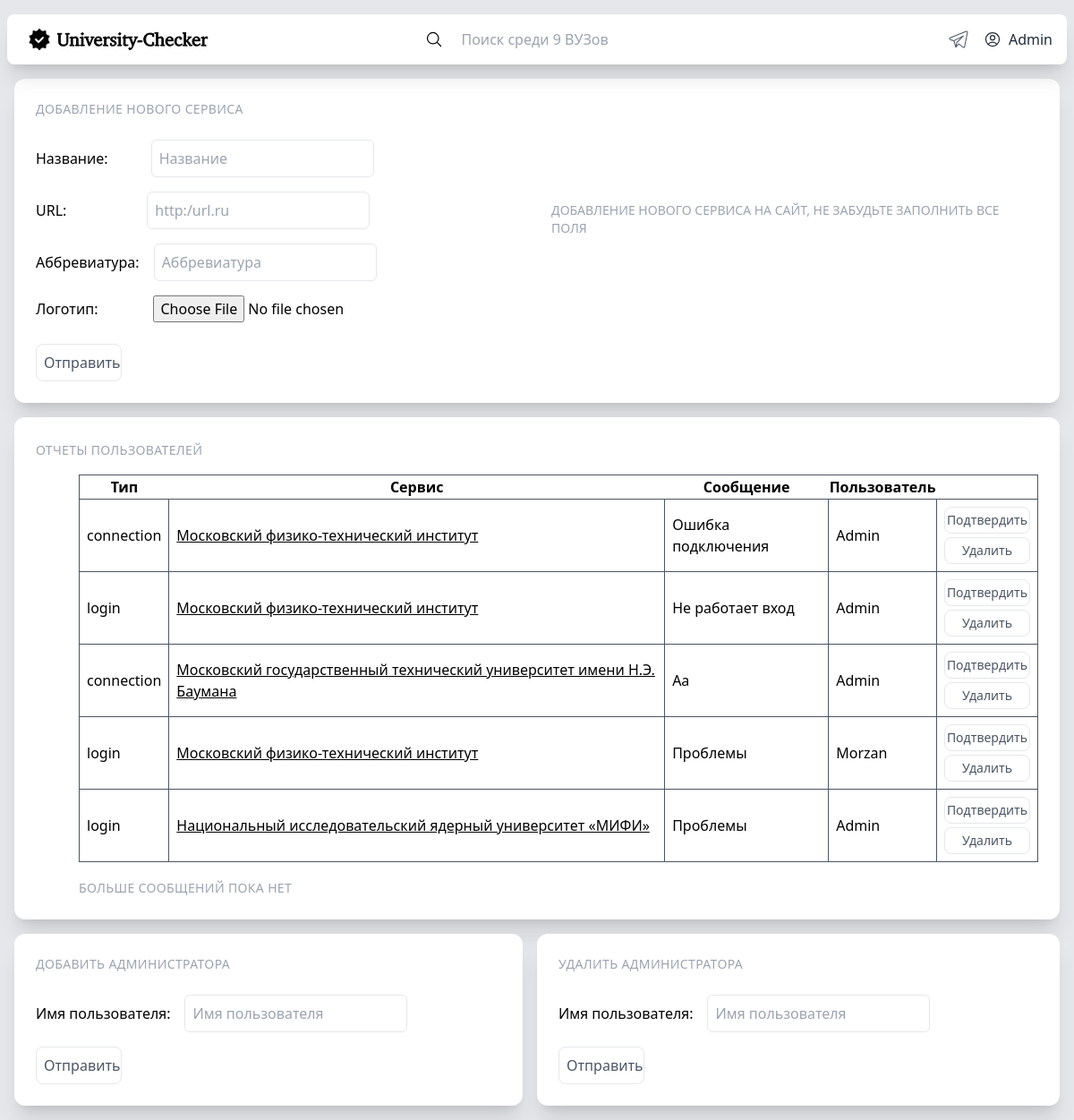
Before: /admin_panel/ (signed in) with the older database file.
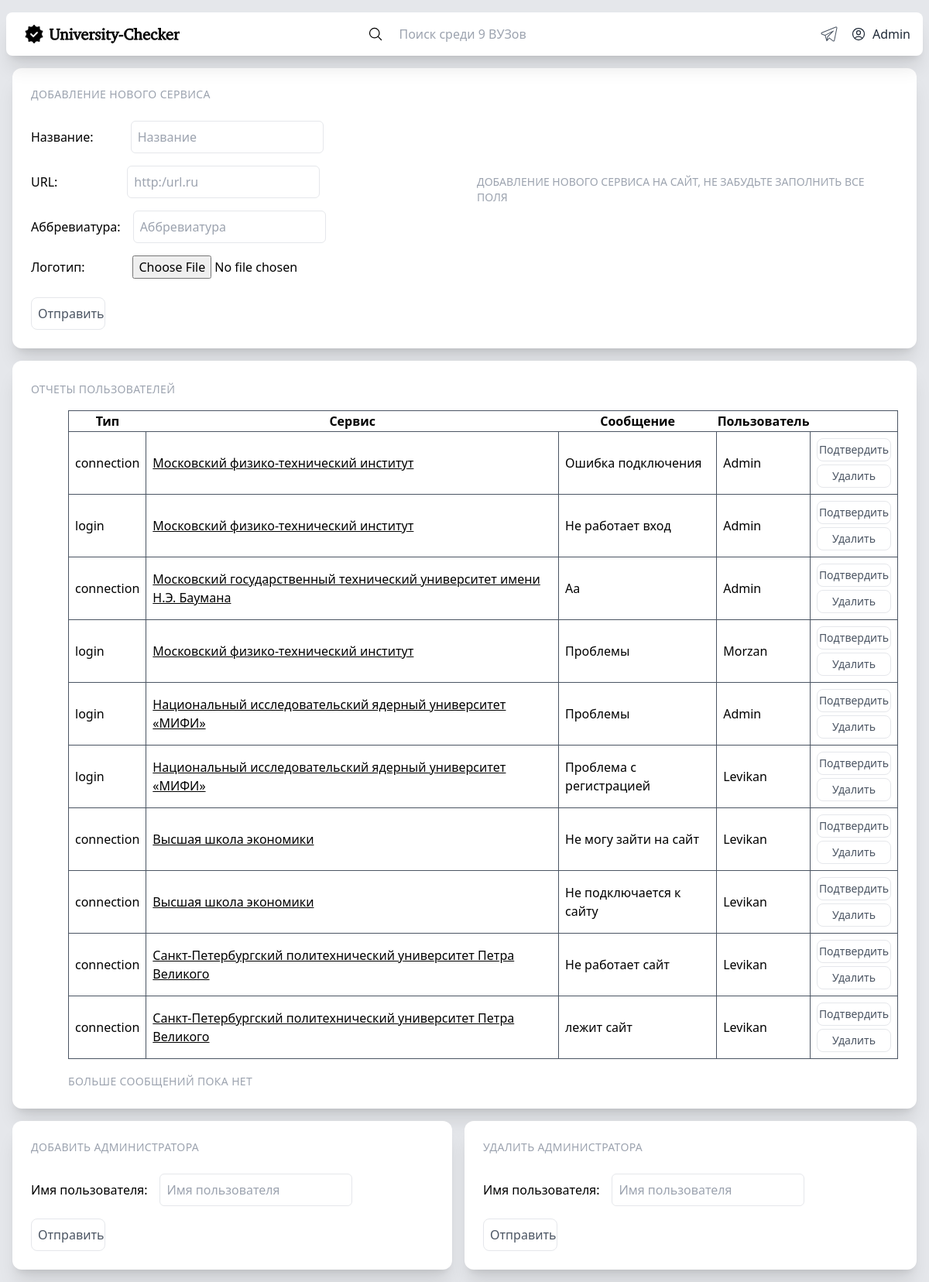
After: the same page with the newer database file.
### models/models.py (models this page shows, shortened)
class User(AbstractBaseUser, PermissionsMixin):
    username = models.CharField(unique=True,  verbose_name='username', max_length=20, null=True)
    email = models.EmailField(unique=True, null=True, verbose_name='email')
    subscribes = models.CharField(null=True, max_length=9999)
    tgid = models.CharField(unique=True, null=True, max_length=50)
    is_staff = models.BooleanField(
        _('staff status'),
        default=False,
        help_text=_('Designates whether the user can log into this site.'),
    )
    is_active = models.BooleanField(
        _('active'),
        default=True,
        help_text=_(
            'Designates whether this user should be treated as active. '
            'Unselect this instead of deleting accounts.'
        ),
    )
    is_confirmed = models.BooleanField(
        _('confirmed'),
        default=False,
    )
    USERNAME_FIELD = 'username'
    REQUIRED_FIELDS = ['email']
    objects = MyUserManager()
    def __str__(self):
        return str(self.username)

class Report(models.Model):
    users_name = models.CharField(max_length=25, verbose_name="users_name", unique=False)
    types = models.CharField(max_length=200, null=True,  verbose_name="types", unique=False)
    message = models.CharField(max_length=200, null=True, unique=False)
    service_slug = models.SlugField(max_length=255, null=True, unique=False)
    is_moderated = models.BooleanField(default=False, unique=False)
    time = models.CharField(max_length=200, null=True,  verbose_name="time", unique=False)

class Service(models.Model):
    name = models.CharField(max_length=25, db_index=True, unique=True, verbose_name="name")
    url = models.URLField(max_length=25, unique=True)
    status = models.CharField(max_length=999999, default = None,null=True)
    reports = models.CharField(max_length=999999, default = None,null=True)
    time = models.CharField(max_length=999999, default = None,null=True)
    slug = models.SlugField(max_length=255, unique=True, db_index=True)
    image = models.FileField(null=True)
    abbreviation = models.CharField(unique=True, max_length=255, null=True)

### core/views.py (the view)
# urls.py: path("admin_panel/", core_views.admin_panel),#рендерит админ панель
def admin_panel(request, **kwargs):
    reports = Report.objects.exclude(message="").exclude(is_moderated=True).values("id","types", "service_slug", "message", "users_name")
    reports = list(reports)
    for report in reports:
        slug = report['service_slug']
        service = Service.objects.get(slug=slug)
        url = service.url
        report['service_slug'] = url
        report['service_name'] = service.name
    print(reports)
    user = request.user
    if user.is_staff == True:
        return render(request, 'admin_panel.html', {"reports": reports, "count": count_services(),})
    else:
        return redirect("/")

### core/views.py (called while the page is built)
def count_services():
    count = Service.objects.all().count()
    return count

### core/templates/admin_panel.html (shortened to what this page needs)
<!DOCTYPE html>
<html lang="en">
<head>
    <script src="https://cdn.tailwindcss.com"></script>
</head>
<body>
    <div class="absolute md:w-full min-w-screen md:min-h-screen  h-auto flex bg-gray-200">
        <div class="shrink flex flex-col w-full min-h-screen max-w-screen-xl">
            <div class="shrink flex w-full sticky top-0 px-2 z-50">
                <div class="rounded-lg bg-white mt-4 shadow-xl p-2 w-full flex">
                    <div class="shrink flex">
                        <a href="/">
                        <div class="flex py-2 pl-2 pr-4 md:px-4 rounded-lg hover:bg-gray-100 cursor-pointer duration-100 text-gray-800 font-medium">
                            <img src="/static/favicon.ico" class="hidden md:flex rounded w-6 place-self-center mr-2">
                        </div></a>
                    </div>
                    <div class="grow flex w-full">
                        <form action="/search/" method="POST" class="flex mx-auto w-auto">
                            <button class="hover:text-neutral-500" type="submit" value="" >
                            <svg xmlns="http://www.w3.org/2000/svg" fill="none" viewBox="0 0 24 24" stroke-width="1.5" stroke="currentColor" class="w-5 h-5 place-self-center mr-2">
                                <path stroke-linecap="round" stroke-linejoin="round" d="M21 21l-5.197-5.197m0 0A7.5 7.5 0 105.196 5.196a7.5 7.5 0 0010.607 10.607z" />
                            </svg></button>
                            <input name="search" autocomplete="off" class="flex mx-auto py-2 px-2  rounded-lg w-80  hover:bg-gray-100 cursor-pointer duration-100 text-gray-600 outline-0 placeholder:px-1 " placeholder="Поиск среди {{count}} ВУЗов"/>
                        </form>
                    </div>
                    <a target="_blank" href="https://t.me/university_checker_bot">
                    <div class="w-18 flex py-2 px-2 rounded-lg hover:bg-gray-100 cursor-pointer duration-100 text-gray-800">
                    </div>
                    </a>
                    {% if not user.is_authenticated %}
                    <a href="/login/">
                    <div class="shrink flex">
                        <div class="flex py-2 px-2 rounded-lg hover:bg-gray-100 cursor-pointer duration-100 text-gray-800 font-medium">
                            <svg xmlns="http://www.w3.org/2000/svg" fill="none" viewBox="0 0 24 24" stroke-width="1.5" stroke="currentColor" class="w-5 h-5 place-self-center mr-2">
                                <path stroke-linecap="round" stroke-linejoin="round" d="M17.982 18.725A7.488 7.488 0 0012 15.75a7.488 7.488 0 00-5.982 2.975m11.963 0a9 9 0 10-11.963 0m11.963 0A8.966 8.966 0 0112 21a8.966 8.966 0 01-5.982-2.275M15 9.75a3 3 0 11-6 0 3 3 0 016 0z" />
                            </svg>
                            <p>
                                Авторизация
                            </p>
                        </div>
                    </div></a>
                    {% elif user.is_authenticated and user.is_confirmed%}
                    <a href="/account/">
                        <div class="shrink flex">
                            <div class="flex py-2 px-2 rounded-lg hover:bg-gray-100 cursor-pointer duration-100 text-gray-800 font-medium">
                                <p>
                                    {{user}}
                                </p>
                            </div>
                        </div></a>
                    {%endif%}
                </div>
            </div>
            <div class="grow flex flex-col w-full mb-2">
                <div class="bg-white shadow-xl rounded-xl h-auto p-6 m-4 z-0 hover:shadow-4xl  ">
                    <div class="grid md:grid-cols-2 col-span-2">
                        <div class="flex flex-col">
                            <span class="uppercase text-gray-400 text-sm mb-4 tracking-wide">Добавление нового сервиса</span>
                            <form class="flex flex-col" method="post" action={% url 'add_service' %} enctype=multipart/form-data>
                                <p class="my-2 flex items-center">Название:<br> <input class="ml-12 resize-none p-2 outline-none rounded-md border border-gray-200 " required name="name" placeholder="Название"/></p>
                                <p class="my-2 flex items-center">URL:<br> <input class="ml-[90px] resize-none p-2 outline-none rounded-md border border-gray-200 " required name="url" placeholder="http:/url.ru"/></p>
                                <p class="my-2 flex items-center">Аббревиатура:<br> <input class="ml-4 resize-none p-2 outline-none rounded-md border border-gray-200 " required name="abbriviation" placeholder="Аббревиатура"/></p>
                                <p class="my-2 flex items-center">Логотип:<br><input class="ml-[62px]" required name="img" value="" type="file"/></p>
                                <input class="flex  text-gray-600  place-content-center p-2 border border-gray-200 rounded-lg hover:shadow-lg hover:cursor-pointer duration-100 w-24 mt-4 mr-auto" type="submit" value="Отправить"/>
                            </form>
                        </div>
                        <div class="flex md:mt-0 my-8 text-lg flex-col justify-center place-items-center p-4">
                            <span class="uppercase text-gray-400 text-sm mb-4">Добавление нового сервиса на сайт, не забудьте заполнить все поля</span>
                        </div>
                    </div>
                </div>
                <div class="bg-white shadow-xl rounded-xl h-auto p-6 mx-4 z-0 hover:shadow-4xl  ">
                    <span class="uppercase text-gray-400 text-sm mb-4 tracking-wide">Отчеты пользователей</span>
                    <table class="mt-4 mb-4 md:ml-12 border border-gray-600">
                        <tr><th>Тип</th><th>Сервис</th><th>Сообщение</th><th>Пользователь</th></tr>
                    {% for report in reports%}
                        <tr class="p-2 border border-gray-600"><td class="p-2 border border-gray-600">{{report.types}}</td><td class="p-2 border border-gray-600"><a href="{{report.service_slug}} " class="underline underline-offset-1">{{report.service_name}}</a></td><td class="p-2 border border-gray-600">{{report.message}}</td><td class="p-2 border border-gray-600">{{report.users_name}}</td>
                            <td class="text-sm p-2 border border-gray-600">
                                <form action="/moderate_report&{{report.id}}" method="post">
                                    <button name="button" class="flex mb-1 text-gray-600  place-content-center p-1 border border-gray-200 rounded-lg hover:shadow-lg hover:cursor-pointer duration-100  w-24 m-auto">Подтвердить</button>
                                </form>
                                <form action="/cancel_report&{{report.id}}" method="post">
                                    <button name="button" class="flex  text-gray-600  place-content-center p-1 border border-gray-200 rounded-lg hover:shadow-lg hover:cursor-pointer duration-100 w-24 m-auto">Удалить</button>
                                </form>
                            </td>
                        </tr>
                    {% endfor %}
                    </table>
                    <span class="uppercase text-gray-400 text-sm mt-8 pt-4 md:ml-12 tracking-wide">Больше сообщений пока нет </span>
                </div>
                <div class="grid md:grid-cols-2 col-span-2">
                    <div class="bg-white flex flex-col shadow-xl rounded-xl h-auto p-6 mx-4 mt-4 z-0 hover:shadow-4xl  ">
                        <span class="uppercase text-gray-400 text-sm mb-4 tracking-wide">Добавить администратора</span>
                        <form action="/addmin/" method="post">
                            <p class="my-2 flex items-center">Имя пользователя:<br> <input class="ml-4 resize-none p-2 outline-none rounded-md border border-gray-200 " required name="u" placeholder="Имя пользователя"/></p>
                            <input class="flex  text-gray-600  place-content-center p-2 border border-gray-200 rounded-lg hover:shadow-lg hover:cursor-pointer duration-100 w-24 mt-4 mr-auto" type="submit" value="Отправить"/>
                        </form>
                    </div>
                    <div class="bg-white flex flex-col shadow-xl rounded-xl h-auto p-6 mr-4 mt-4 z-0 hover:shadow-4xl  ">
                        <span class="uppercase text-gray-400 text-sm mb-4 tracking-wide">Удалить администратора</span>
                        <form action="/addmindel/" method="post">
                            <p class="my-2 flex items-center">Имя пользователя:<br> <input class="ml-4 resize-none p-2 outline-none rounded-md border border-gray-200 " required name="d" placeholder="Имя пользователя"/></p>
                            <input class="flex  text-gray-600  place-content-center p-2 border border-gray-200 rounded-lg hover:shadow-lg hover:cursor-pointer duration-100 w-24 mt-4 mr-auto" type="submit" value="Отправить"/>
                        </form>
                    </div>
                </div>
            </div>
        </div>
    </div>
</body>
</html>

Changed rows visible on the page:
added Report: types "login", service_name "Национальный исследовательский ядерный университет «МИФИ»", message "Проблема с регистрацией", users_name "Levikan"
added Report: types "connection", service_name "Высшая школа экономики", message "Не могу зайти на сайт", users_name "Levikan"
added Report: types "connection", service_name "Высшая школа экономики", message "Не подключается к сайту", users_name "Levikan"
added Report: types "connection", service_name "Санкт-Петербургский политехнический университет Петра Великого", message "Не работает сайт", users_name "Levikan"
added Report: types "connection", service_name "Санкт-Петербургский политехнический университет Петра Великого", message "лежит сайт", users_name "Levikan"
